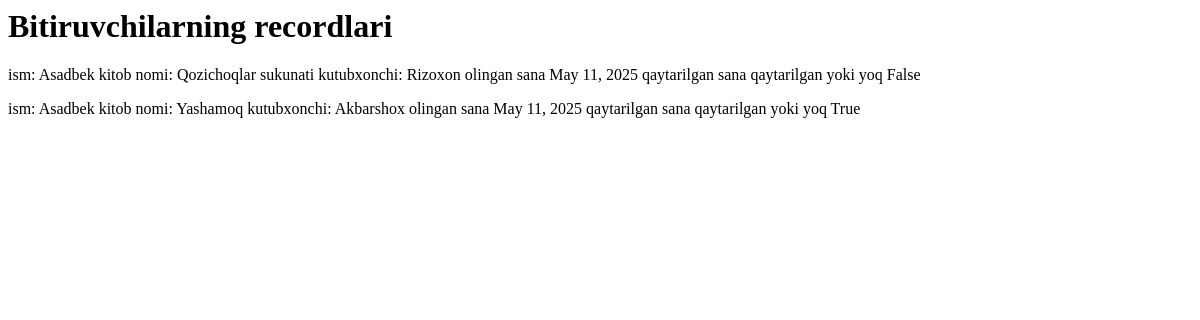
Before: /bitiruvchi_recordlar with the older database file.
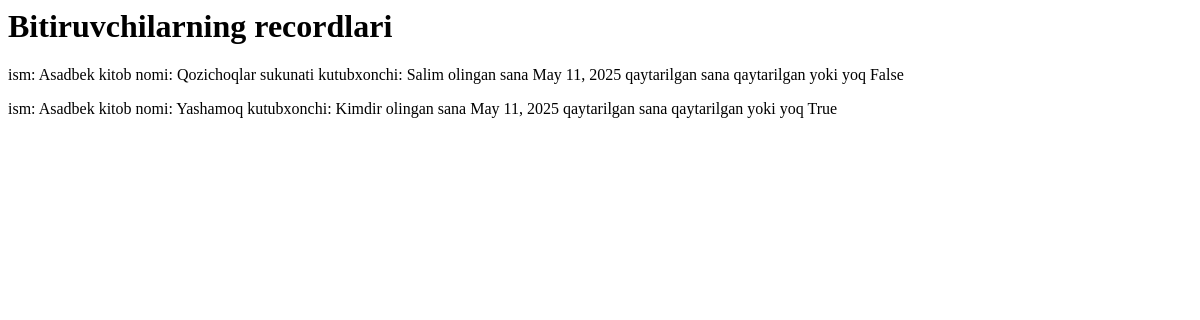
After: the same page with the newer database file.
### main/models.py (models this page shows, shortened)
class Record(models.Model):
    talaba = models.ForeignKey(Talaba, on_delete=models.SET_NULL, blank=True, null=True)
    kitob = models.ForeignKey(Kitob, on_delete=models.SET_NULL, blank=True, null=True)
    admin = models.ForeignKey(Admin, on_delete=models.SET_NULL, blank=True, null=True)
    olingan_sana = models.DateField(auto_now_add=True)
    qaytarish_sana = models.DateField()
    qaytarilgan = models.BooleanField(null=True)

class Admin(models.Model):
    ism = models.CharField(max_length=255)
    ish_vaqti = models.DateTimeField(auto_now_add=True)
    def __str__(self):
        return self.ism

class Talaba(models.Model):
    ism = models.CharField(max_length=255)
    guruh = models.CharField(max_length=155)
    kurs = models.PositiveSmallIntegerField(
        validators=[MinValueValidator(1), MaxValueValidator(4)], default=1
    )
    kitob_soni = models.PositiveSmallIntegerField(default=0)
    def __str__(self):
        return str(self.ism)

class Kitob(models.Model):
    nom = models.CharField(max_length=255)
    janr = models.CharField(max_length=55)
    sahifa = models.PositiveSmallIntegerField(blank=True, null=True)
    muallif = models.ForeignKey(Muallif, on_delete=models.SET_NULL, blank=True, null=True)
    def __str__(self):
        return self.nom

### main/views.py (the view)
# urls.py: path('bitiruvchi_recordlar', bitiruvchi_recordlar),
def bitiruvchi_recordlar(request):
    recordlar = Record.objects.filter(talaba__kurs=4)
    context = {
        'recordlar': recordlar
    }
    return render(request, 'bitiruvchi_recordlar.html', context)

### templates/bitiruvchi_recordlar.html
<h1>Bitiruvchilarning recordlari</h1>
{% for record in recordlar %}
<p>ism: {{ record.talaba }} kitob nomi: {{ record.kitob }} kutubxonchi: {{ record.admin }} olingan sana {{ record.olingan_sana }} qaytarilgan sana {{ record.qaytarilgan_sana }} qaytarilgan yoki yoq {{ record.qaytarilgan }}</p>
{% endfor %}

Changed rows visible on the page:
changed through a linked row, Record "False": admin "Rizoxon" → "Salim"
changed through a linked row, Record "True": admin "Akbarshox" → "Kimdir"
